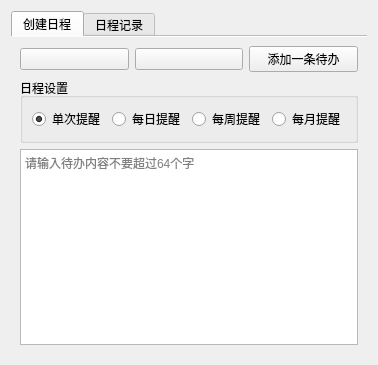
          <widget class="QWidget" name="tab_16">
           <attribute name="title">
            <string>日程</string>
           </attribute>
           <layout class="QVBoxLayout" name="verticalLayout_32">
            <item>
             <widget class="QTabWidget" name="tabWidget_schedule_function">
              <property name="currentIndex">
               <number>0</number>
              </property>
              <property name="documentMode">
               <bool>true</bool>
              </property>
              <widget class="QWidget" name="tab_40">
               <attribute name="title">
                <string>创建日程</string>
               </attribute>
               <layout class="QGridLayout" name="gridLayout_21">
                <item row="0" column="0">
                 <layout class="QHBoxLayout" name="horizontalLayout_27">
                  <item>
                   <widget class="CalendarPicker" name="schedule_date_TimeEdit"/>
                  </item>
                  <item>
                   <widget class="TimePicker" name="schedule_time_TimeEdit"/>
                  </item>
                  <item>
                   <widget class="PrimaryPushButton" name="add_schedule_pushbutton">
                    <property name="text">
                     <string>添加一条待办</string>
                    </property>
                   </widget>
                  </item>
                 </layout>
                </item>
                <item row="1" column="0">
                 <widget class="QGroupBox" name="schedule_groupBox">
                  <property name="title">
                   <string>日程设置</string>
                  </property>
                  <layout class="QHBoxLayout" name="horizontalLayout_21">
                   <item>
                    <widget class="RadioButton" name="radioButton_one">
                     <property name="text">
                      <string>单次提醒</string>
                     </property>
                     <property name="checked">
                      <bool>true</bool>
                     </property>
                    </widget>
                   </item>
                   <item>
                    <widget class="RadioButton" name="radioButton_day">
                     <property name="text">
                      <string>每日提醒</string>
                     </property>
                    </widget>
                   </item>
                   <item>
                    <widget class="RadioButton" name="radioButton_week">
                     <property name="text">
                      <string>每周提醒</string>
                     </property>
                    </widget>
                   </item>
                   <item>
                    <widget class="RadioButton" name="radioButton_month">
                     <property name="text">
                      <string>每月提醒</string>
                     </property>
                    </widget>
                   </item>
                  </layout>
                 </widget>
                </item>
                <item row="2" column="0">
                 <widget class="TextEdit" name="schedule_text">
                  <property name="placeholderText">
                   <string>请输入待办内容不要超过64个字</string>
                  </property>
                 </widget>
                </item>
               </layout>
              </widget>
              <widget class="QWidget" name="tab_41">
               <attribute name="title">
                <string>日程记录</string>
               </attribute>
               <layout class="QVBoxLayout" name="verticalLayout_52">
                <item>
                 <widget class="TableWidget" name="schedule_tableWidget"/>
                </item>
               </layout>
              </widget>
             </widget>
            </item>
           </layout>
          </widget>
